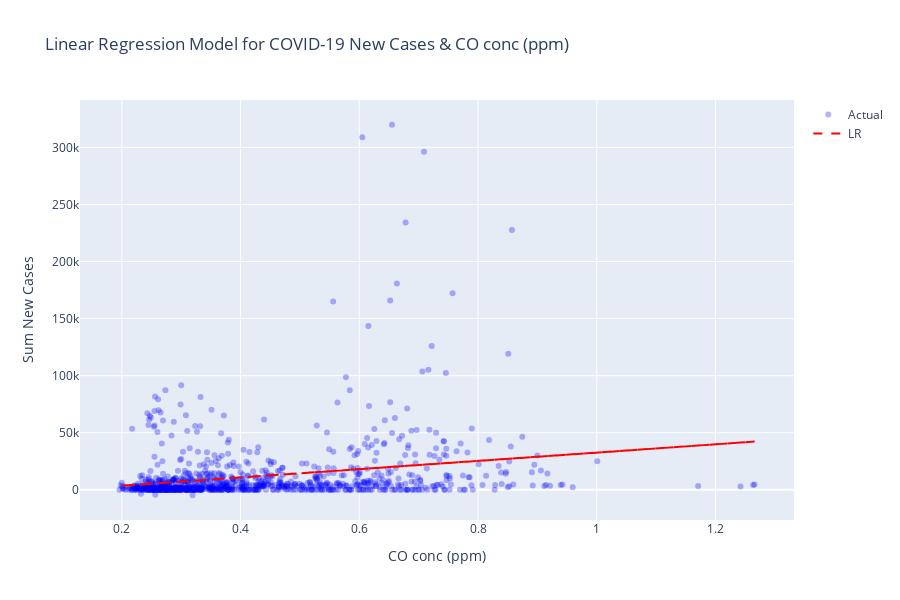

Notebook cell for this chart:
### Code cell
# For CO conc (ppm) & Sum New Cases
## Perform regression modeling
from sklearn.linear_model import LinearRegression
from sklearn.metrics import r2_score, mean_squared_error

import statsmodels.api as sm
import calendar

# Convert datetime to int
#x = data['Date'].values.astype(int) / 10**9  # Convert to seconds (UNIX epoch start)
#x = x.reshape(-1, 1)


x = NewData['CO conc (ppm)']
y = NewData['Sum New Cases']

#--------------------------------------------------------------
# Linear regression model
#--------------------------------------------------------------
# Stastical approach
x_lms = sm.add_constant(x)
linear_model_stat = sm.OLS(y, x_lms)
lms_results = linear_model_stat.fit()
p_values = lms_results.pvalues[1:]

# Machine learning approach (no p-values)
linear_model = LinearRegression()
linear_model.fit(x_lms, y)
y_linear_pred = linear_model.predict(x_lms)

# Calculate R2 and RMSE for linear regression model
linear_r2 = r2_score(y, y_linear_pred)
linear_rmse = np.sqrt(mean_squared_error(y, y_linear_pred))

print("Model Evaluation")
print("\nLinear Regression: RMSE=%.2f, R2=%.2f" % (linear_rmse, linear_r2))
for i, p_value in enumerate(p_values.index):
  print(f'P({p_value}): {p_values[i]}')

if any(p_values <= 0.05):
  print("There is a significant relationship between the predictor and the response\n")
else:
  print("There is no significant relationship between the predictor and the response\n")


# Plot the model
import plotly.graph_objects as go

xtt = NewData['CO conc (ppm)']#.dt.strftime('%Y-%m-%d')
scatter_actual = go.Scatter(x=xtt, y=y, mode='markers', name='Actual', marker=dict(color='blue', opacity=0.3))

line_regression = go.Scatter(x=xtt, y=y_linear_pred, mode='lines', name='LR', line=dict(color='red', dash='dash'))

data = [scatter_actual, line_regression]

layout = go.Layout(xaxis=dict(title='CO conc (ppm)'),
                   yaxis=dict(title='Sum New Cases'),
                   title='Linear Regression Model for COVID-19 New Cases & CO conc (ppm)',
                   showlegend=True,
                   height=600)

fig = go.Figure(data=data, layout=layout)
fig.show()

### Figure 1 — Plotly figure (JSON) as saved in the notebook; plotly's stock layout.template omitted (floating-point values rounded to 4 significant figures; data arrays with more than 128 entries replaced by an {"elided": "..."} marker saying what was removed)
{"data": [{"marker": {"color": "blue", "opacity": 0.3}, "mode": "markers", "name": "Actual", "type": "scatter", "x": {"elided": "1001 float values"}, "y": {"elided": "1001 int values"}}, {"line": {"color": "red", "dash": "dash"}, "mode": "lines", "name": "LR", "type": "scatter", "x": {"elided": "1001 float values"}, "y": {"elided": "1001 float values"}}], "layout": {"height": 600, "showlegend": true, "title": {"text": "Linear Regression Model for COVID-19 New Cases & CO conc (ppm)"}, "xaxis": {"title": {"text": "CO conc (ppm)"}}, "yaxis": {"title": {"text": "Sum New Cases"}}}}
